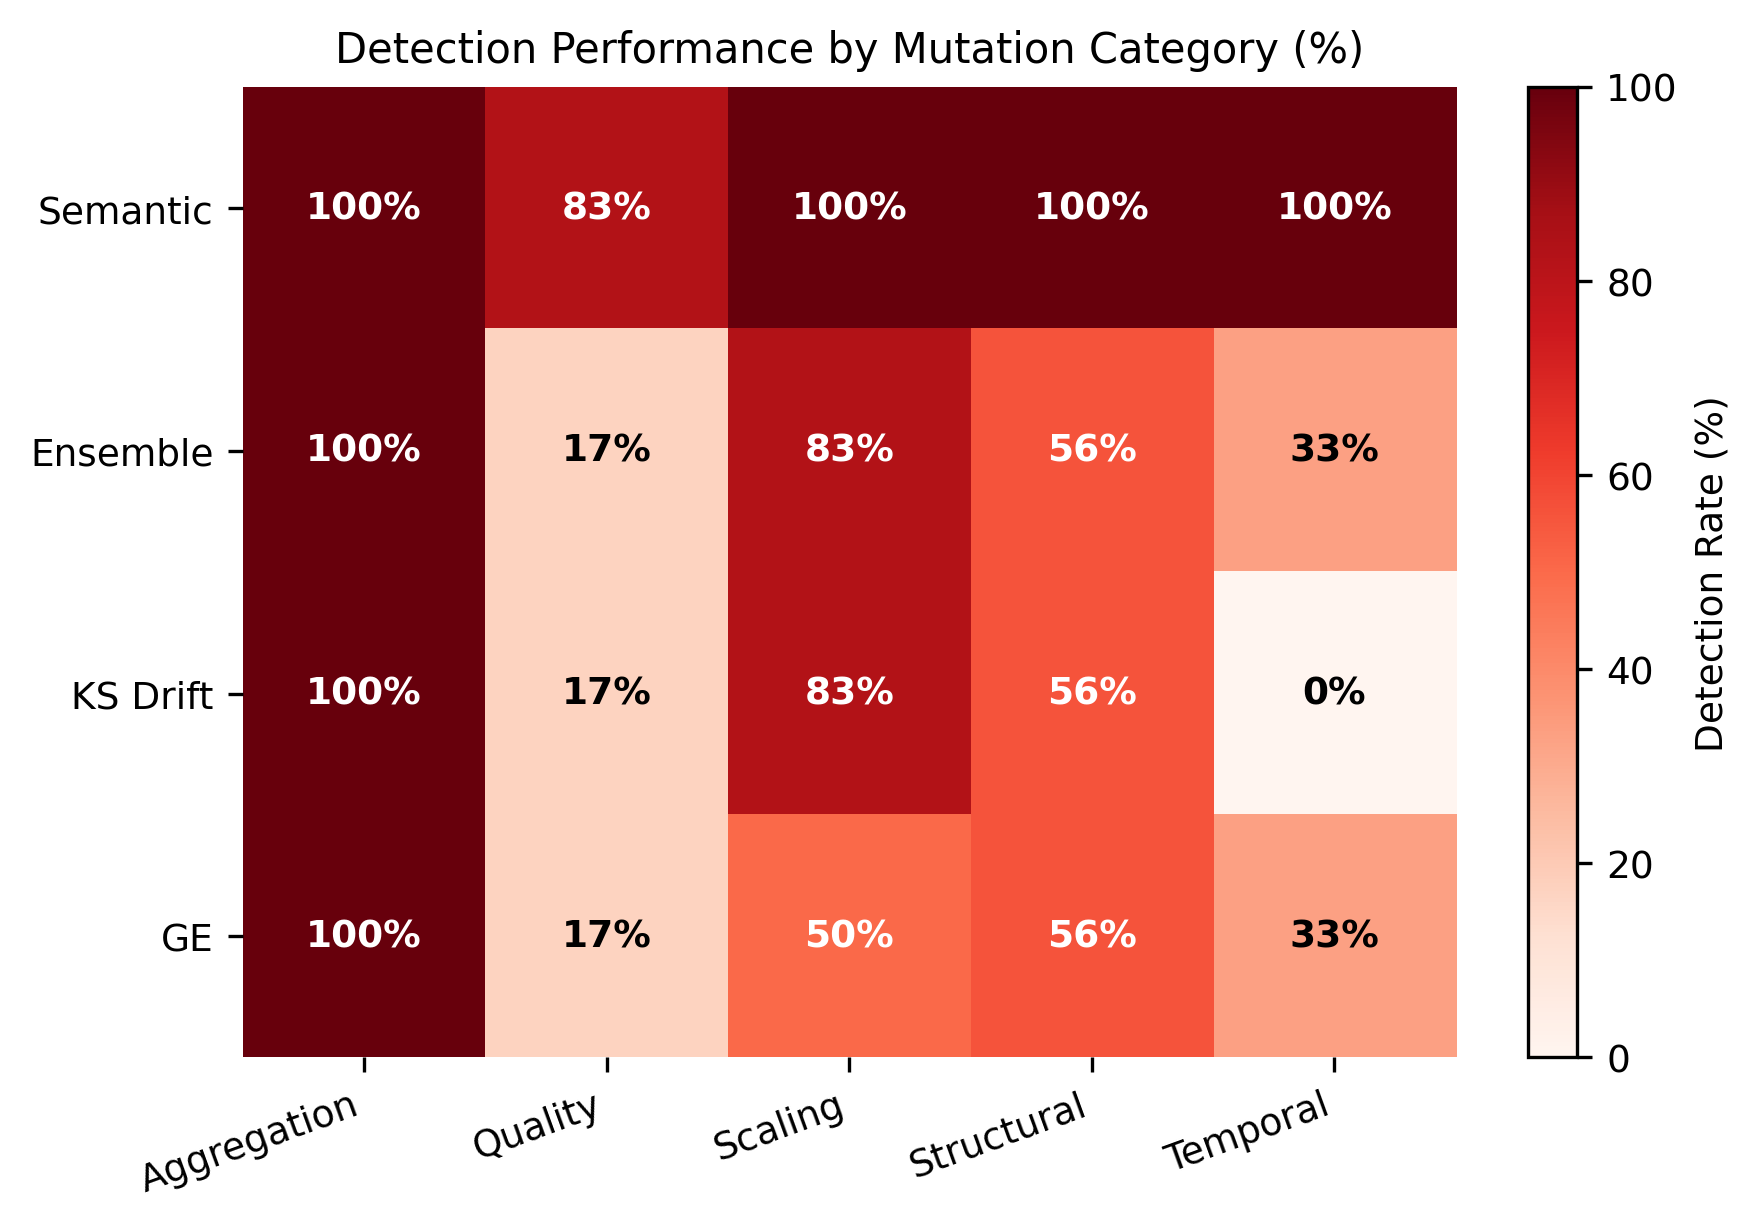

Write Python code to recreate this figure.
import matplotlib.pyplot as plt
import numpy as np

categories = ['Aggregation', 'Quality', 'Scaling', 'Structural', 'Temporal']
validators = ['Semantic', 'Ensemble', 'KS Drift', 'GE']

# Recomputed from Table 5 (Per-Mutation Detection Matrix).
# Definition: fraction of mutations in category detected at >= 1 seed (i.e., ✓ or ◦ both count).
# Denominators: Aggregation=1, Quality=6, Scaling=6, Structural=9, Temporal=6.
#
# Structural counts per validator (✓ or ◦):
#   Semantic:  toggle✓ miss_rec✓ miss_st✓ drop✓ col_oc✓ col_vi✓ miss_6h✓ rep✓ sign✓ = 9/9
#   Ensemble:  toggle✓ miss_rec✓ miss_st◦ col_vi✓ sign✓                              = 5/9
#   KS Drift:  toggle✓ miss_rec✓ miss_st◦ col_vi✓ sign✓                              = 5/9
#   GE:        toggle✓ miss_st✓  col_vi✓  rep✓    sign✓                              = 5/9
#
# Temporal counts per validator (✓ or ◦):
#   Semantic:  all 6 = 6/6
#   Ensemble:  shuffle✓ reverse✓                                                      = 2/6
#   KS Drift:  none                                                                   = 0/6
#   GE:        shift_-7✓ shift_+7✓                                                   = 2/6

grid = np.array([
    [100, 83, 100, 100, 100],   # Semantic:  1/1, 5/6, 6/6, 9/9, 6/6
    [100, 17,  83,  56,  33],   # Ensemble:  1/1, 1/6, 5/6, 5/9, 2/6
    [100, 17,  83,  56,   0],   # KS Drift:  1/1, 1/6, 5/6, 5/9, 0/6
    [100, 17,  50,  56,  33],   # GE:        1/1, 1/6, 3/6, 5/9, 2/6
])

fig, ax = plt.subplots(figsize=(6.8, 4.2))

im = ax.imshow(grid, cmap='Reds', vmin=0, vmax=100)

ax.set_xticks(np.arange(len(categories)))
ax.set_yticks(np.arange(len(validators)))
ax.set_xticklabels(categories, fontsize=9)
ax.set_yticklabels(validators, fontsize=9)
plt.setp(ax.get_xticklabels(), rotation=20, ha="right")

for i in range(grid.shape[0]):
    for j in range(grid.shape[1]):
        val = grid[i, j]
        color = 'white' if val >= 50 else 'black'
        ax.text(j, i, f'{val:.0f}%',
                ha='center', va='center',
                fontsize=9, fontweight='bold', color=color)

cbar = plt.colorbar(im, ax=ax, fraction=0.045, pad=0.04)
cbar.ax.tick_params(labelsize=9)
cbar.set_label('Detection Rate (%)', fontsize=9)

ax.set_title('Detection Performance by Mutation Category (%)',
             fontsize=10, pad=6)

for spine in ax.spines.values():
    spine.set_visible(False)

plt.tight_layout()
plt.savefig('fig2_red_ieee.pdf', dpi=300, bbox_inches='tight')
plt.savefig('fig2_red_ieee.png', dpi=300, bbox_inches='tight')
